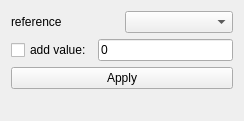
<?xml version="1.0" encoding="UTF-8"?>
<ui version="4.0">
 <class>Form</class>
 <widget class="QWidget" name="Form">
  <property name="geometry">
   <rect>
    <x>0</x>
    <y>0</y>
    <width>244</width>
    <height>121</height>
   </rect>
  </property>
  <property name="windowTitle">
   <string>Form</string>
  </property>
  <layout class="QVBoxLayout" name="verticalLayout">
   <item>
    <layout class="QVBoxLayout" name="verticalLayout_2">
     <item>
      <layout class="QHBoxLayout" name="horizontalLayout">
       <item>
        <widget class="QLabel" name="label">
         <property name="text">
          <string>reference</string>
         </property>
        </widget>
       </item>
       <item>
        <widget class="QComboBox" name="reference">
         <property name="toolTip">
          <string>&lt;html&gt;&lt;head/&gt;&lt;body&gt;&lt;p&gt;image we want to add value (relevant if 'add value' is checked)&lt;/p&gt;&lt;/body&gt;&lt;/html&gt;</string>
         </property>
         <property name="editable">
          <bool>false</bool>
         </property>
        </widget>
       </item>
      </layout>
     </item>
     <item>
      <layout class="QHBoxLayout" name="horizontalLayout_2">
       <item>
        <widget class="QCheckBox" name="singleValue">
         <property name="text">
          <string>add value:</string>
         </property>
        </widget>
       </item>
       <item>
        <widget class="QLineEdit" name="value">
         <property name="text">
          <string>0</string>
         </property>
         <property name="placeholderText">
          <string>value...</string>
         </property>
        </widget>
       </item>
      </layout>
     </item>
     <item>
      <widget class="QPushButton" name="apply">
       <property name="text">
        <string>Apply</string>
       </property>
      </widget>
     </item>
     <item>
      <spacer name="verticalSpacer">
       <property name="orientation">
        <enum>Qt::Vertical</enum>
       </property>
       <property name="sizeHint" stdset="0">
        <size>
         <width>20</width>
         <height>40</height>
        </size>
       </property>
      </spacer>
     </item>
    </layout>
   </item>
  </layout>
 </widget>
 <resources/>
 <connections/>
</ui>
